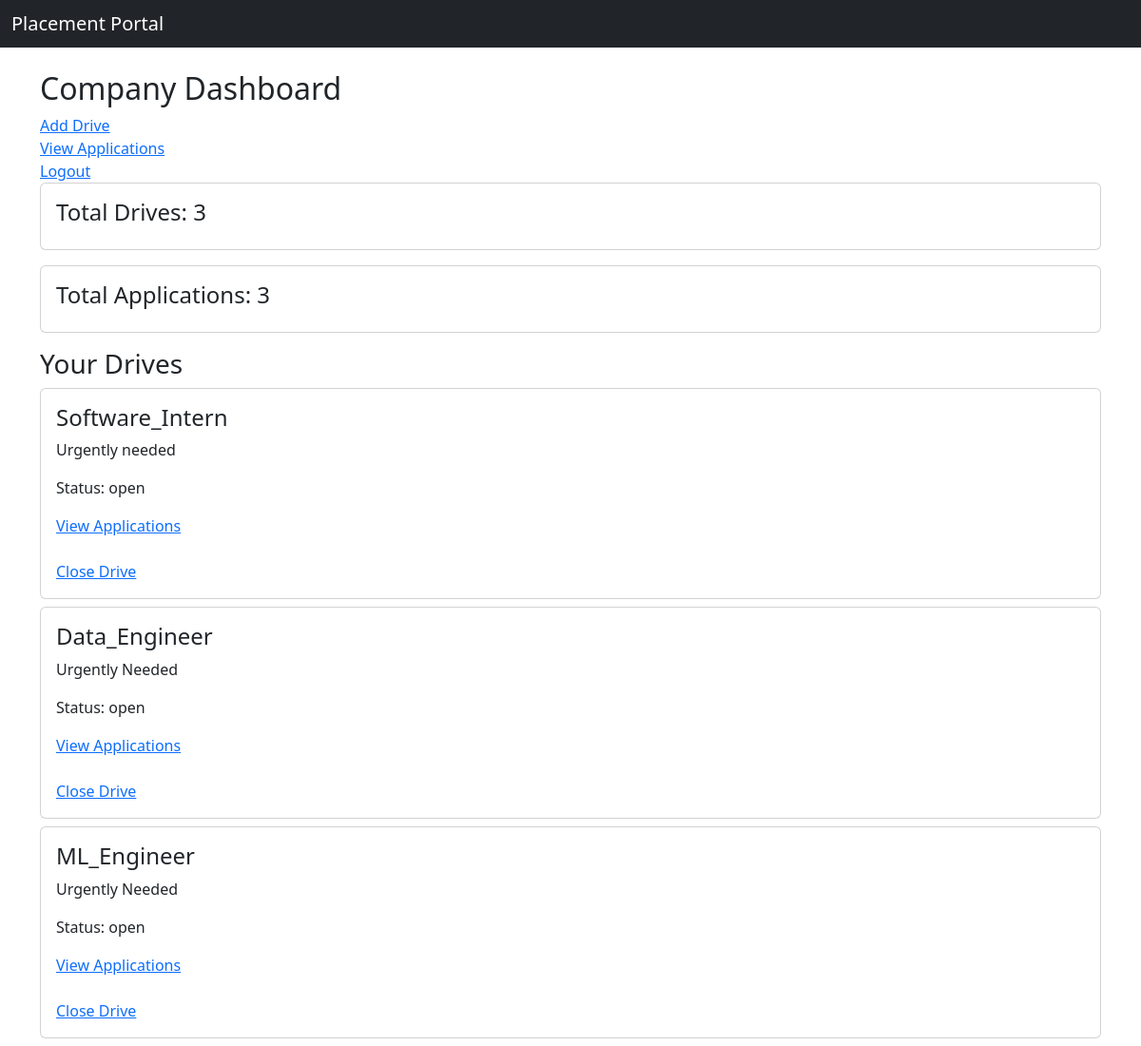
The page /company_dashboard (signed in) on the database its author committed.
### models.py (models this page shows)
class PlacementDrive(db.Model):
    id = db.Column(db.Integer, primary_key=True)
    company_id = db.Column(db.Integer, db.ForeignKey('company.id'))
    title = db.Column(db.String(100))
    description = db.Column(db.Text)
    deadline = db.Column(db.String(50))
    status = db.Column(db.String(20))  # pending / approved / closed
    is_approved = db.Column(db.Boolean, default=False)

### app.py (the view)
@app.route('/company_dashboard')
def company_dashboard():
    if 'user_id' not in session or session.get('role') != 'company':
        return redirect('/login')
    company_id = session['user_id']
    drives = PlacementDrive.query.filter_by(company_id=company_id).all()
    total_drives = len(drives)
    total_applications = 0
    for drive in drives:
        total_applications += Application.query.filter_by(drive_id=drive.id).count()
    return render_template(
        'company_dashboard.html',
        drives=drives,
        total_drives=total_drives,
        total_applications=total_applications
    )

### templates/company_dashboard.html
{% extends 'base.html' %}
{% block content %}
<h2>Company Dashboard</h2>
<a href="/add_drive">Add Drive</a><br>
<a href="/view_applications">View Applications</a><br>
<a href="/logout">Logout</a>
<div class="card p-3 mb-3">
    <h4>Total Drives: {{ total_drives }}</h4>
</div>
<div class="card p-3 mb-3">
    <h4>Total Applications: {{ total_applications }}</h4>
</div>
<h3>Your Drives</h3>
{% for drive in drives %}
<div class="card p-3 mb-2">
    <h4>{{ drive.title }}</h4>
    <p>{{ drive.description }}</p>
    <p>Status: {{ drive.status }}</p>
    <a href="/view_applications/{{ drive.id }}">View Applications</a><br>
    {% if drive.status == 'open' %}
        <a href="/update_drive_status/{{ drive.id }}/closed">Close Drive</a>
    {% else %}
        <a href="/update_drive_status/{{ drive.id }}/open">Reopen Drive</a>
    {% endif %}
</div>
{% endfor %}
{% endblock %}

### rows shown on the page
PlacementDrive: title "Software_Intern", description "Urgently needed", status "open"
PlacementDrive: title "Data_Engineer", description "Urgently Needed", status "open"
PlacementDrive: title "ML_Engineer", description "Urgently Needed", status "open"

### other values the page prints
{{ total_drives }} "3"
{{ total_applications }} "3"
